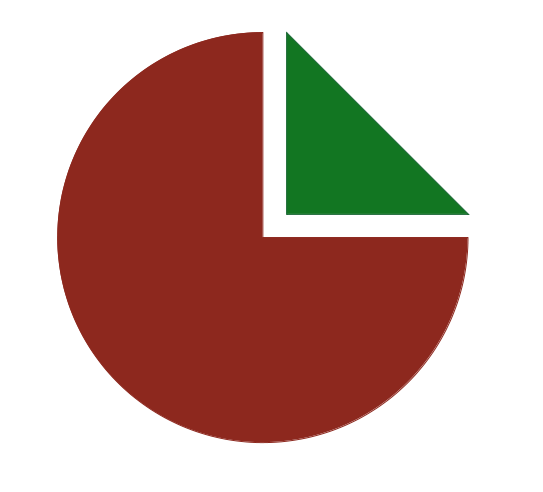
#> input picture circle.png, 543 x 492 px, found by its file name
$ jupyter execute --allow-errors '19 Edge Detection.ipynb'   (older library calls are emulated)
#> lines starting #> are read from the running program, lines starting #| are printed output that depends on the picture; after the words box and inside, x2 and y2 are one past the last pixel; in counts of white or black regions, pixels touching at a corner belong together
[cell 1]
import matplotlib.pyplot as plt
import numpy as np
import cv2

[cell 2]
img = cv2.imread('images/lenna.png',0)

#> (a cell that did not finish here is left out)

#> (a cell that did not finish here is left out)

#> (a cell that did not finish here is left out)

#> (a cell that did not finish here is left out)

[cell 7]
plt.figure(figsize=(16,9))
plt.subplot(141) # We can also use like this without commas
plt.title('Original image')
#> (the rest of this cell did not finish here and is left out)

#> (a cell that did not finish here is left out)

##### Canny Edge Detection

[cell 9]
img = cv2.imread('images/lenna.png',0)

[cell 10]
# Apply Canmy edge detection
edges = cv2.Canny(img, 50 , 150) # adjust threshold if neede

# display results
cv2.imshow('Original Image', img)
cv2.imshow('Canny Edge Detection', edges)
cv2.waitKey(0)
cv2.destroyAllWindows()

[cell 11]
img2 = cv2.imread('images/circle.png',0)
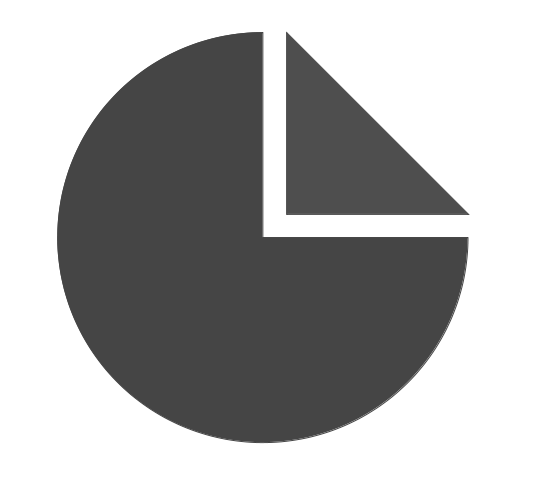
#> img2: shape (492, 543); min 69, max 255, mean 174.4

[cell 12]
edges = cv2.Canny(img2, 50 , 150) # adjust threshold if neede
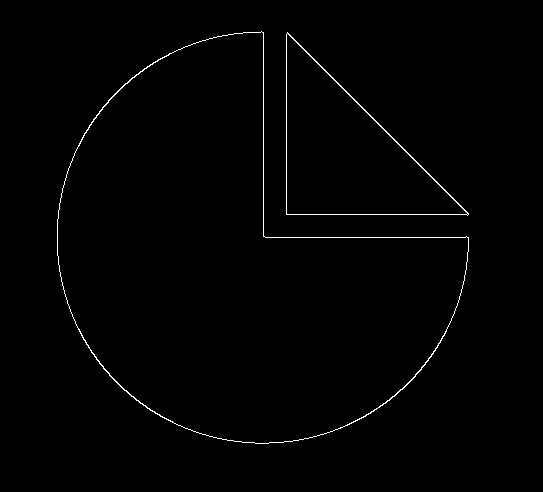
#> edges: shape (492, 543); 0.84% white in thin lines or dots, all inside (x1, y1, x2, y2) = (57, 31, 469, 444)

# display results
cv2.imshow('Original Image', img2)
cv2.imshow('Canny Edge Detection', edges)
cv2.waitKey(0)
cv2.destroyAllWindows()

[cell 13]
#plt.figure(figsize=(16,9))
plt.subplot(121) # We can also use like this without commas
plt.title('Original image')
plt.imshow(img2)

plt.subplot(122)
plt.title(' Edges Detected')
plt.imshow(edges , cmap = 'gray')
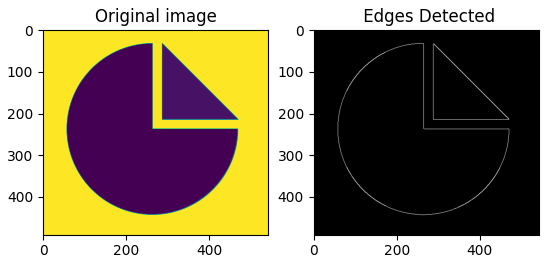
#> figure drawn by matplotlib, 2 panels

[cell 14]
img3 = cv2.imread('images/houseleft.jpg',0)
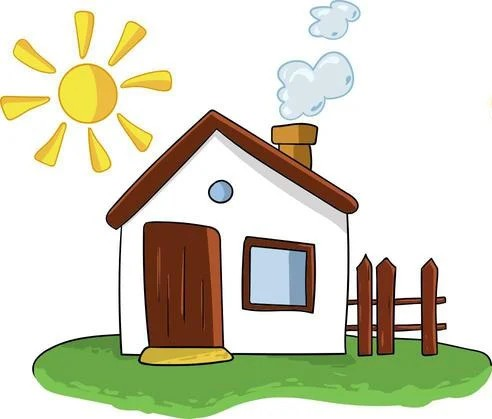
#> input picture houseleft.jpg, 492 x 419 px, found by its file name
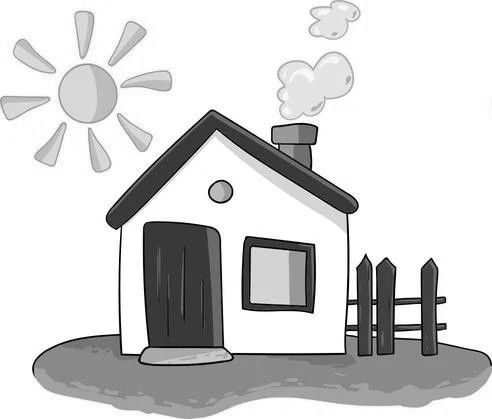
#> img3: shape (419, 492); min 0, max 255, mean 211.1

[cell 15]
edges = cv2.Canny(img3, 50 , 150) # adjust threshold if neede
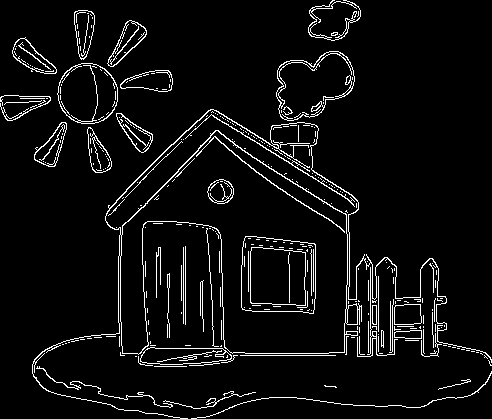
#> edges: shape (419, 492); 5.5% white in thin lines or dots

# display results
cv2.imshow('Original Image', img3)
cv2.imshow('Canny Edge Detection', edges)
cv2.waitKey(0)
cv2.destroyAllWindows()
